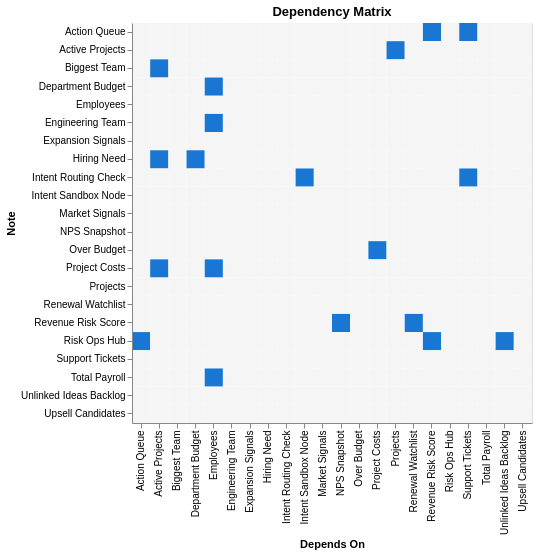

This figure's notebook cell:
### Code cell
// Dependency matrix: which note depends on which
const names = notes.map(n => n.name).sort();
const matrix: Array<{source: string, target: string, depends: number}> = [];
for (const src of names) {
  for (const tgt of names) {
    const note = notes.find(n => n.name === tgt);
    const depends = note?.wikilinks.includes(src) ? 1 : 0;
    matrix.push({ source: src, target: tgt, depends });
  }
}

const matrixSpec = {
  "$schema": "https://vega.github.io/schema/vega-lite/v5.json",
  "title": "Dependency Matrix",
  "width": 400,
  "height": 400,
  "data": { "values": matrix },
  "mark": "rect",
  "encoding": {
    "x": { "field": "source", "type": "nominal", "title": "Depends On" },
    "y": { "field": "target", "type": "nominal", "title": "Note" },
    "color": { "field": "depends", "type": "quantitative", "scale": { "domain": [0, 1], "range": ["#f5f5f5", "#1976D2"] }, "legend": null },
    "tooltip": [{ "field": "target" }, { "field": "source" }, { "field": "depends" }]
  }
};

await Deno.jupyter.display({ "application/vnd.vegalite.v5+json": matrixSpec }, { raw: true });

### Figure 1 — Vega-Lite specification as saved in the notebook (floating-point values rounded to 4 significant figures; data arrays with more than 128 entries replaced by an {"elided": "..."} marker saying what was removed)
{"$schema": "https://vega.github.io/schema/vega-lite/v5.json", "data": {"values": {"elided": "484 records"}}, "encoding": {"color": {"field": "depends", "legend": null, "scale": {"domain": [0, 1], "range": ["#f5f5f5", "#1976D2"]}, "type": "quantitative"}, "tooltip": [{"field": "target"}, {"field": "source"}, {"field": "depends"}], "x": {"field": "source", "title": "Depends On", "type": "nominal"}, "y": {"field": "target", "title": "Note", "type": "nominal"}}, "height": 400, "mark": "rect", "title": "Dependency Matrix", "width": 400}
